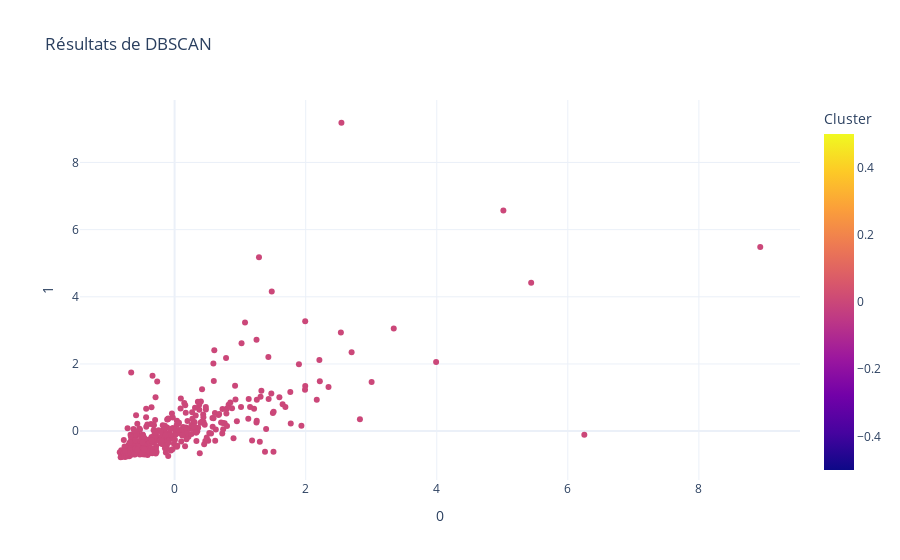

The notebook cell this image was saved under:
### Markdown cell above
Visualize the data by coloring the points according to the class found by DBSCAN

### Code cell
# Création du graphique de dispersion
fig = px.scatter(
    dataset_scaled,
    x=0,                           # Colonne ou index pour l'axe X
    y=1,                           # Colonne ou index pour l'axe Y
    color=dataset_predict,            # Labels des clusters pour la couleur
    title="Résultats de DBSCAN",   # Titre du graphique
    labels={"x": "Feature 0", "y": "Feature 1", "color": "Cluster"},  # Étiquettes
    template="plotly_white"        # Template pour un rendu propre
)

# Affichage du graphique
fig.show()

### Figure 1 — Plotly figure (JSON) as saved in the notebook; plotly's stock layout.template omitted (floating-point values rounded to 4 significant figures; data arrays with more than 128 entries replaced by an {"elided": "..."} marker saying what was removed)
{"data": [{"hovertemplate": "0=%{x}<br>1=%{y}<br>Cluster=%{marker.color}<extra></extra>", "legendgroup": "", "marker": {"color": {"elided": "440 int values"}, "coloraxis": "coloraxis", "symbol": "circle"}, "mode": "markers", "name": "", "orientation": "v", "showlegend": false, "type": "scatter", "x": {"elided": "440 float values"}, "xaxis": "x", "y": {"elided": "440 float values"}, "yaxis": "y"}], "layout": {"coloraxis": {"colorbar": {"title": {"text": "Cluster"}}, "colorscale": [[0, "#0d0887"], [0.1111, "#46039f"], [0.2222, "#7201a8"], [0.3333, "#9c179e"], [0.4444, "#bd3786"], [0.5556, "#d8576b"], [0.6667, "#ed7953"], [0.7778, "#fb9f3a"], [0.8889, "#fdca26"], [1, "#f0f921"]]}, "legend": {"tracegroupgap": 0}, "title": {"text": "Résultats de DBSCAN"}, "xaxis": {"anchor": "y", "domain": [0, 1], "title": {"text": "0"}}, "yaxis": {"anchor": "x", "domain": [0, 1], "title": {"text": "1"}}}}
